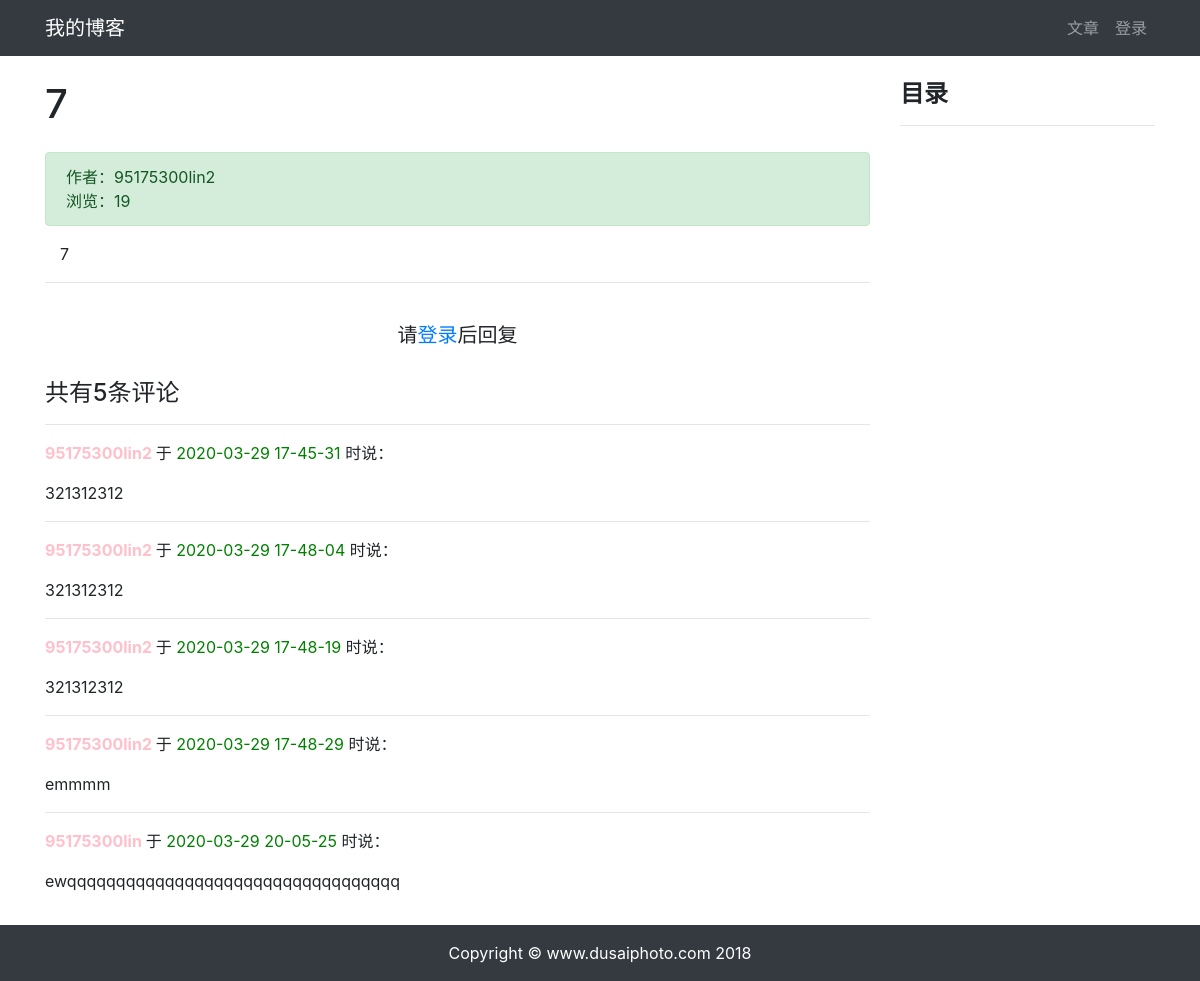
Page /article/article-detail/18/ on the committed database.
### article/models.py (models this page shows, shortened)
class ArticlePost(models.Model):
    author = models.ForeignKey(User, on_delete=models.CASCADE)
    column = models.ForeignKey(
        ArticleColumn,
        null=True,
        blank=True,
        on_delete=models.CASCADE,
        related_name='article'
    )
    title = models.CharField(max_length=100)
    body = models.TextField()
    created = models.DateTimeField(default=timezone.now)
    updated = models.DateTimeField(auto_now=True)
    total_views = models.PositiveIntegerField(default=0)
    class Meta:
        ordering = ('-created',)

### comment/models.py (models this page shows, shortened)
class Comment(models.Model):
    article = models.ForeignKey(ArticlePost, on_delete=models.CASCADE, related_name="comments")
    user = models.ForeignKey(User, on_delete=models.CASCADE, related_name='comments')
    body = models.TextField()
    created = models.DateTimeField(auto_now_add=True)
    class Meta:
        ordering = ('created',)

### article/views.py (the view)
# urls.py: path('article-detail/<int:id>/', views.article_detail, name='article_detail'),
def article_detail(request, id):
    article = ArticlePost.objects.get(id=id)
    comments = Comment.objects.filter(article=id)
    if article.author != request.user:
        article.total_views += 1
        article.save(update_fields=["total_views"])
    md = markdown.Markdown(
        extensions=[
            'markdown.extensions.extra',
            'markdown.extensions.codehilite',
            'markdown.extensions.toc',
            ]
        )
    article.body = md.convert(article.body)
    context = {'article':article, 'toc':md.toc, 'comments':comments}
    return render(request, 'article/detail.html', context)

### templates/article/detail.html (shortened to what this page needs)
{% extends "base.html" %}
{% load static %}
{% block content %}
<div class="container">
    <div class="row">
        <div class="col-9">
            <h1 class="mt-4 mb-4">{{ article.title }}</h1>
            <div class="alert alert-success">
                <div>
                    作者：{{ article.author }}
                </div>
                <div>
                    浏览：{{ article.total_views }}
                </div>
            </div>
            <div class="col-12">
                <p>{{ article.body|safe }}</p>
            </div>
            <hr>
            {% if user.is_authenticated %}
                <div>
                    <form
                        action="{% url 'comment:post_comment' article.id %}" method="POST"
                    >
                    {% csrf_token %}
                        <div class="form-group">
                            <label for="body">
                                <strong>
                                    我也要发言
                                </strong>
                            </label>
                            <textarea
                                type="text"
                                class="form-control"
                                id="body"
                                name="body"
                                rows="2"></textarea>
                        </div>
                        <button type="submit" class="btn btn-primary">发送</button>
                    </form>
                </div>
                <br>
            {% else %}
                <br>
                <h5 class="row justify-content-center">
                    请<a href="{% url 'userprofile:login' %}">登录</a>后回复
                </h5>
                <br>
            {% endif %}
            <h4>共有{{ comments.count }}条评论</h4>
            <div>
                {% for comment in comments %}
                    <hr>
                    <p>
                        <strong style="color:pink">
                            {{ comment.user }}
                        </strong> 于
                        <span style="color:green">
                            {{ comment.created|date:"Y-m-d H-i-s" }}
                        </span> 时说：
                    </p>
                    <pre style="font-family: inherit; font-size: 1em;">
{{ comment.body }}</pre>
                {% endfor %}
            </div>
        </div>
        <div class="col-3 mt-4">
            <h4><strong>目录</strong></h4>
            <hr>
        </div>
    </div>
</div>
{% endblock content %}

### rows in the picture
ArticlePost: title "7", author "95175300lin2", total_views "19", body "7"
Comment: user "95175300lin2", created "2020-03-29 17-45-31", body "321312312"
Comment: user "95175300lin2", created "2020-03-29 17-48-04", body "321312312"
Comment: user "95175300lin2", created "2020-03-29 17-48-19", body "321312312"
Comment: user "95175300lin2", created "2020-03-29 17-48-29", body "emmmm"
Comment: user "95175300lin", created "2020-03-29 20-05-25", body "ewqqqqqqqqqqqqqqqqqqqqqqqqqqqqqqqqqq"

### other values in the picture
{{ comments.count }} "5"
